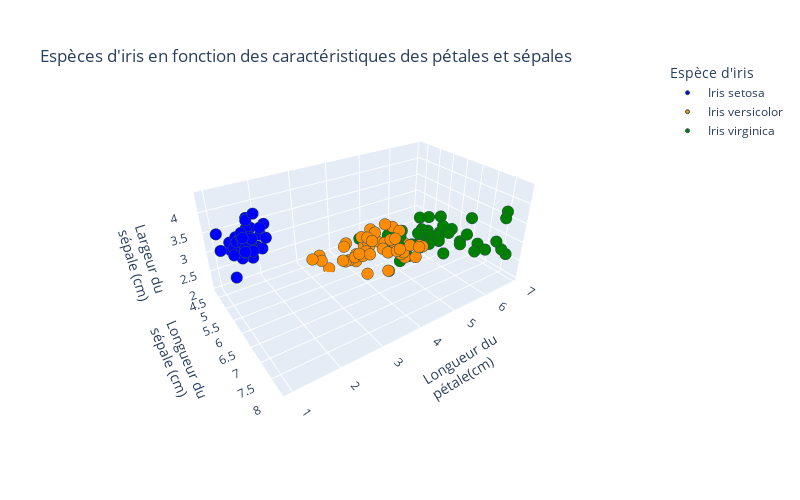

Notebook code for this chart:
### Markdown cell above
***
### 1. Représentation en 3 dimensions des individus suivant la longueur des sépales, des pétales et la largeur des sépales

#### Version interactive

### Code cell
import plotly.express as px

#couleurs des points
color_map = {
    "Iris-setosa": "blue",
    "Iris-versicolor": "darkorange",
    "Iris-virginica": "green"
}

# Création du graphe
fig = px.scatter_3d(df_iris, x='sepal_length', y='petal_length', z='sepal_width',
                    color='class', color_discrete_map=color_map)

# Mise à jour des labels de la légende
fig.for_each_trace(
    lambda trace: trace.update(
        name = trace.name.replace("-", " ")
    )
)

# Ajout d'une bordure aux points
fig.update_traces(marker=dict(
                            size=4,
                            line=dict(width=1,
                                      color='DarkSlateGrey')
                            )
                 )

# titres, labels et vue d'origine
fig.update_layout(scene = dict(
                            xaxis_title='Longueur du<br>sépale (cm)',
                            yaxis_title='Longueur du<br>pétale(cm)',
                            zaxis_title='Largeur du<br>sépale (cm)'),
                  title_text="Espèces d'iris en fonction des caractéristiques des pétales et sépales",
                  legend_title_text ="Espèce d'iris",
                  title_y=0.9,
                  scene_camera=dict(
                      eye=dict(x=1.8, y=-1.25, z=1.25)),
                  width=800,
                  height=500,
                  autosize=False
                  )

#Affichage
fig.show()

### Figure 1 — Plotly figure (JSON) as saved in the notebook; plotly's stock layout.template omitted (floating-point values rounded to 4 significant figures)
{"data": [{"hovertemplate": "class=Iris-setosa<br>sepal_length=%{x}<br>petal_length=%{y}<br>sepal_width=%{z}<extra></extra>", "legendgroup": "Iris-setosa", "marker": {"color": "blue", "line": {"color": "DarkSlateGrey", "width": 1}, "size": 4, "symbol": "circle"}, "mode": "markers", "name": "Iris setosa", "scene": "scene", "showlegend": true, "type": "scatter3d", "x": [5.1, 4.9, 4.7, 4.6, 5, 5.4, 4.6, 5, 4.4, 4.9, 5.4, 4.8, 4.8, 4.3, 5.8, 5.7, 5.4, 5.1, 5.7, 5.1, 5.4, 5.1, 4.6, 5.1, 4.8, 5, 5, 5.2, 5.2, 4.7, 4.8, 5.4, 5.2, 5.5, 4.9, 5, 5.5, 4.9, 4.4, 5.1, 5, 4.5, 4.4, 5, 5.1, 4.8, 5.1, 4.6, 5.3, 5], "y": [1.4, 1.4, 1.3, 1.5, 1.4, 1.7, 1.4, 1.5, 1.4, 1.5, 1.5, 1.6, 1.4, 1.1, 1.2, 1.5, 1.3, 1.4, 1.7, 1.5, 1.7, 1.5, 1, 1.7, 1.9, 1.6, 1.6, 1.5, 1.4, 1.6, 1.6, 1.5, 1.5, 1.4, 1.5, 1.2, 1.3, 1.5, 1.3, 1.5, 1.3, 1.3, 1.3, 1.6, 1.9, 1.4, 1.6, 1.4, 1.5, 1.4], "z": [3.5, 3, 3.2, 3.1, 3.6, 3.9, 3.4, 3.4, 2.9, 3.1, 3.7, 3.4, 3, 3, 4, 4.4, 3.9, 3.5, 3.8, 3.8, 3.4, 3.7, 3.6, 3.3, 3.4, 3, 3.4, 3.5, 3.4, 3.2, 3.1, 3.4, 4.1, 4.2, 3.1, 3.2, 3.5, 3.1, 3, 3.4, 3.5, 2.3, 3.2, 3.5, 3.8, 3, 3.8, 3.2, 3.7, 3.3]}, {"hovertemplate": "class=Iris-versicolor<br>sepal_length=%{x}<br>petal_length=%{y}<br>sepal_width=%{z}<extra></extra>", "legendgroup": "Iris-versicolor", "marker": {"color": "darkorange", "line": {"color": "DarkSlateGrey", "width": 1}, "size": 4, "symbol": "circle"}, "mode": "markers", "name": "Iris versicolor", "scene": "scene", "showlegend": true, "type": "scatter3d", "x": [7, 6.4, 6.9, 5.5, 6.5, 5.7, 6.3, 4.9, 6.6, 5.2, 5, 5.9, 6, 6.1, 5.6, 6.7, 5.6, 5.8, 6.2, 5.6, 5.9, 6.1, 6.3, 6.1, 6.4, 6.6, 6.8, 6.7, 6, 5.7, 5.5, 5.5, 5.8, 6, 5.4, 6, 6.7, 6.3, 5.6, 5.5, 5.5, 6.1, 5.8, 5, 5.6, 5.7, 5.7, 6.2, 5.1, 5.7], "y": [4.7, 4.5, 4.9, 4, 4.6, 4.5, 4.7, 3.3, 4.6, 3.9, 3.5, 4.2, 4, 4.7, 3.6, 4.4, 4.5, 4.1, 4.5, 3.9, 4.8, 4, 4.9, 4.7, 4.3, 4.4, 4.8, 5, 4.5, 3.5, 3.8, 3.7, 3.9, 5.1, 4.5, 4.5, 4.7, 4.4, 4.1, 4, 4.4, 4.6, 4, 3.3, 4.2, 4.2, 4.2, 4.3, 3, 4.1], "z": [3.2, 3.2, 3.1, 2.3, 2.8, 2.8, 3.3, 2.4, 2.9, 2.7, 2, 3, 2.2, 2.9, 2.9, 3.1, 3, 2.7, 2.2, 2.5, 3.2, 2.8, 2.5, 2.8, 2.9, 3, 2.8, 3, 2.9, 2.6, 2.4, 2.4, 2.7, 2.7, 3, 3.4, 3.1, 2.3, 3, 2.5, 2.6, 3, 2.6, 2.3, 2.7, 3, 2.9, 2.9, 2.5, 2.8]}, {"hovertemplate": "class=Iris-virginica<br>sepal_length=%{x}<br>petal_length=%{y}<br>sepal_width=%{z}<extra></extra>", "legendgroup": "Iris-virginica", "marker": {"color": "green", "line": {"color": "DarkSlateGrey", "width": 1}, "size": 4, "symbol": "circle"}, "mode": "markers", "name": "Iris virginica", "scene": "scene", "showlegend": true, "type": "scatter3d", "x": [6.3, 5.8, 7.1, 6.3, 6.5, 7.6, 4.9, 7.3, 6.7, 7.2, 6.5, 6.4, 6.8, 5.7, 5.8, 6.4, 6.5, 7.7, 7.7, 6, 6.9, 5.6, 7.7, 6.3, 6.7, 7.2, 6.2, 6.1, 6.4, 7.2, 7.4, 7.9, 6.4, 6.3, 6.1, 7.7, 6.3, 6.4, 6, 6.9, 6.7, 6.9, 5.8, 6.8, 6.7, 6.7, 6.3, 6.5, 6.2, 5.9], "y": [6, 5.1, 5.9, 5.6, 5.8, 6.6, 4.5, 6.3, 5.8, 6.1, 5.1, 5.3, 5.5, 5, 5.1, 5.3, 5.5, 6.7, 6.9, 5, 5.7, 4.9, 6.7, 4.9, 5.7, 6, 4.8, 4.9, 5.6, 5.8, 6.1, 6.4, 5.6, 5.1, 5.6, 6.1, 5.6, 5.5, 4.8, 5.4, 5.6, 5.1, 5.1, 5.9, 5.7, 5.2, 5, 5.2, 5.4, 5.1], "z": [3.3, 2.7, 3, 2.9, 3, 3, 2.5, 2.9, 2.5, 3.6, 3.2, 2.7, 3, 2.5, 2.8, 3.2, 3, 3.8, 2.6, 2.2, 3.2, 2.8, 2.8, 2.7, 3.3, 3.2, 2.8, 3, 2.8, 3, 2.8, 3.8, 2.8, 2.8, 2.6, 3, 3.4, 3.1, 3, 3.1, 3.1, 3.1, 2.7, 3.2, 3.3, 3, 2.5, 3, 3.4, 3]}], "layout": {"autosize": false, "height": 500, "legend": {"title": {"text": "Espèce d'iris"}, "tracegroupgap": 0}, "margin": {"t": 60}, "scene": {"aspectmode": "auto", "aspectratio": {"x": 0.9709, "y": 1.591, "z": 0.6473}, "camera": {"eye": {"x": 1.8, "y": -1.25, "z": 1.25}}, "domain": {"x": [0, 1], "y": [0, 1]}, "xaxis": {"title": {"text": "Longueur du<br>sépale (cm)"}, "type": "linear"}, "yaxis": {"title": {"text": "Longueur du<br>pétale(cm)"}, "type": "linear"}, "zaxis": {"title": {"text": "Largeur du<br>sépale (cm)"}, "type": "linear"}}, "title": {"text": "Espèces d'iris en fonction des caractéristiques des pétales et sépales", "y": 0.9}, "width": 800}}
